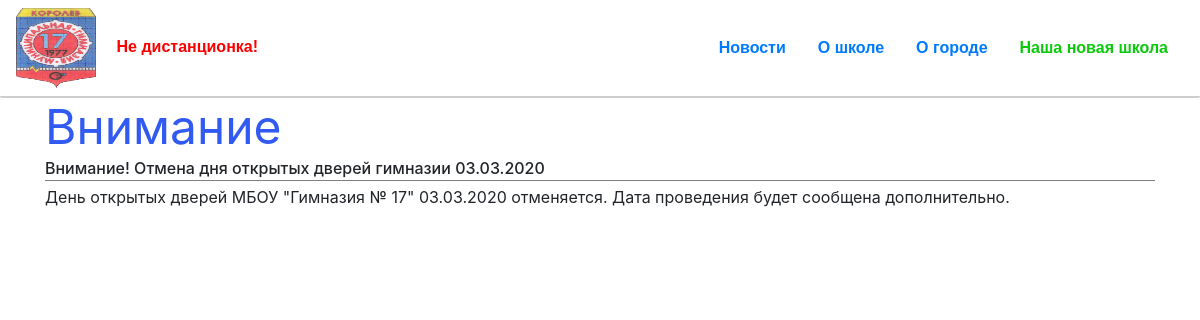
Page /news/article_1/ on the committed database.
### basics/models.py (models this page shows, shortened)
class Urgent(models.Model):
    text = models.CharField('Срочно', max_length=50)
    link = models.CharField('Ссылка', max_length=20, default=None)
    def __str__(self):
        return self.text

class News(models.Model):
    heading = models.CharField('Заголовок', max_length=100, blank=True)
    title = models.CharField('Название статьи', max_length=200)
    text = models.TextField('Текст')
    pub_date = models.DateField('Дата публикации')
    class Meta:
        verbose_name = 'Статья'
        verbose_name_plural = 'Статьи'

### basics/views.py (the view)
# urls.py: path('news/article_<int:pk>/', views.article, name='article'),
def article(request, pk):
    return render(request, 'basics/templates/blocks/article.html', {'article': News.objects.get(pk=pk)})

### basics/templatetags/announcement.py (called while the page is built)
@register.simple_tag
def get_announcement():
    try:
        return Urgent.objects.order_by('-id')[0]  # Последняя важная статья
    except:
        pass

### templates/basics/templates/blocks/article.html
{% extends 'basics/templates/base-pages.html' %}
{% block content %}
    <div class="container">
        <div class="heading">
            <span>{{ article.heading|safe }}</span>
        </div>
        <div class="title">
            <span>{{ article.title|safe }}</span>
        </div>
        <div class="text">
            <span>{{ article.text|safe }}</span>
        </div>
    </div>
{% endblock %}

### templates/basics/templates/blocks/head.html
{% load static %}
{% load announcement %}
<div class="head">
    <div class="navbar">
        <div class="logo">
            <a href="{% url 'index' %}"><img src="{% static 'basics/img/ico.png' %}" alt=""></a>
            {% get_announcement as announce %}
            <div class="urgent">
                <li class="nav-item"><a class="nav-link" style="color:red;" href="{% if announce != None %}article_{{ announce.link }}{% endif %}">{% if announce != None %}{{ announce }}{% endif %}</a></li>
            </div>
        </div>
        <div class="nav">
            <li class="nav-item"><a class="nav-link" href="{% url 'news' %}">Новости</a></li>
            <li class="nav-item"><a class="nav-link" href="{% url 'about' %}">О школе</a></li>
            <li class="nav-item"><a class="nav-link" href="">О городе</a></li>
            <li class="nav-item"><a class="nav-link" href="" style="color:#0bc90b;">Наша новая школа</a></li>
        </div>
    </div>
</div>

### templates/basics/css/article_preview.css (style rules this page uses)
.title { border-bottom: 1px solid gray; font-weight: 500; }
.text { padding-top: 4px; }

### templates/basics/css/article.css (style rules this page uses)
.heading { font-size: 48px; line-height: 58px; color: #315AF2; }

### templates/basics/css/news.css (style rules this page uses)
a { text-decoration: none; }

### templates/basics/css/head.css (style rules this page uses)
.head { border-bottom: 2px solid #CDCDCD; border-radius: 2px; }
.navbar { display: flex; justify-content: space-between; }
.logo img { width: 80px; height: 80px; }
.urgent { display: inline-block; list-style: none; color: red; }
.nav-item { font: 500 14px/80px "Rubik", sans-serif; font-style: normal; font-weight: bold; font-size: 16px; line-height: 20px; }

### rows in the picture
Urgent: text "Не дистанционка!"
News: heading "Внимание", title "Внимание! Отмена дня открытых дверей гимназии 03.03.2020", text "День открытых дверей МБОУ \"Гимназия № 17\" 03.03.2020 отменяется. Дата проведения будет сообщена дополнительно."
